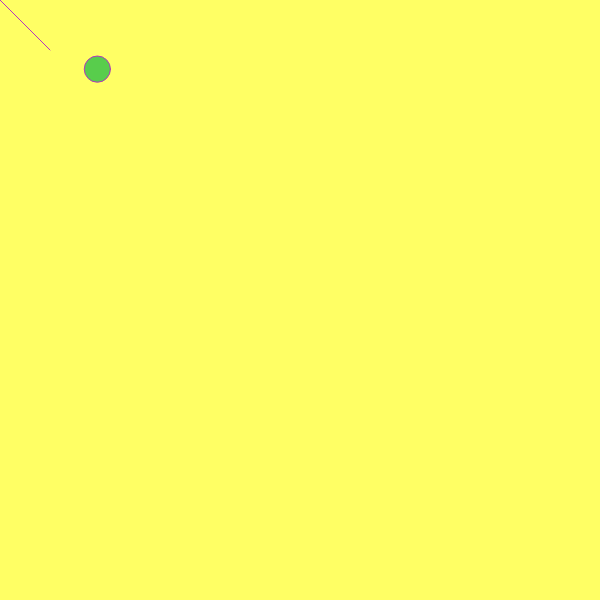
Frame 1 (no input)
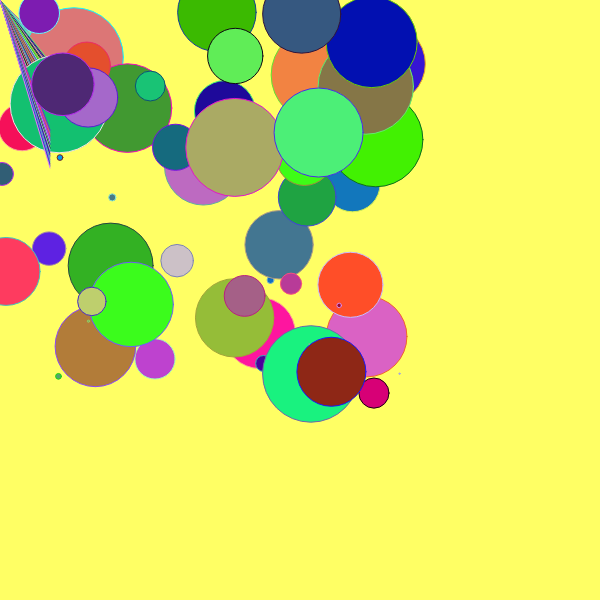
Frame 60 (no input)
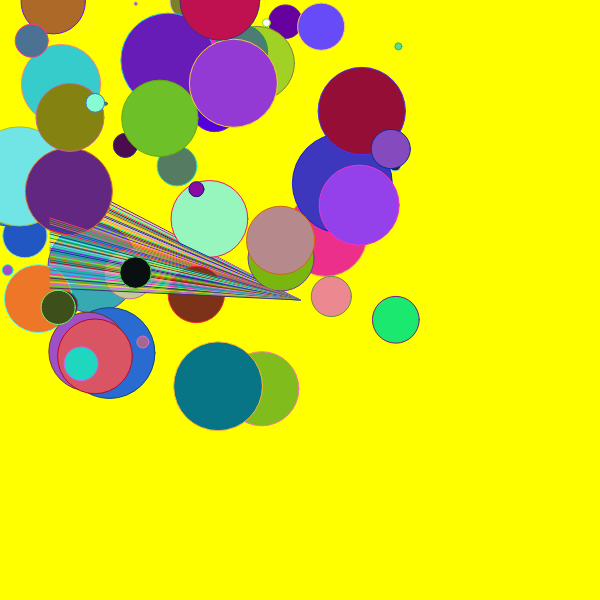
Frame 120 (the mouse pressed at the canvas centre since frame 60)

The p5.js sketch that drew these frames (run headless with seeded random() and noise() and a simulated clock; from frame 60 on, the mouse is pressed at the canvas centre):

// p5.js sketch
// ── sketch.js
/*
* CS 20
* Unit 1
* Example 3
*/

/** Global Variables */
let lineY = 50;

function setup() {
  let sketch = createCanvas(600, 600);
  background(255, 255, 100);
}

function draw() {
  //background(255, 255,0);
  stroke(random(255), random(255), random(255));
  line(50, lineY, mouseX, mouseY);
  lineY = lineY + 2;
  if (lineY > 400) {
    lineY = 0;
  }
  fill(random(255), random(255), random(255));
  circle(random(400), random(400), random(100));

}
function mousePressed() {
  background(255, 255, 0);

}
